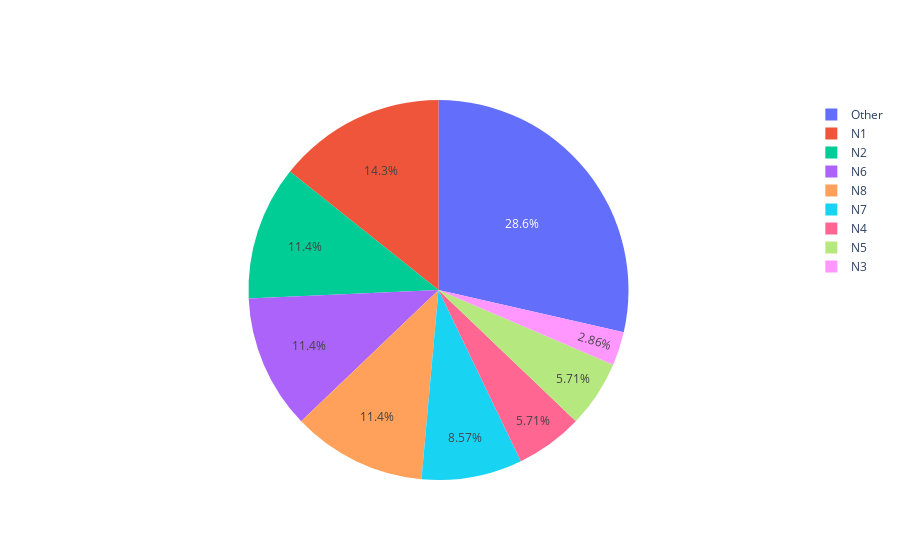

Here is the notebook cell this chart was saved with:
### Code cell
import plotly.graph_objects as go
from IPython.display import display, HTML
import ipywidgets as widgets

# Sample data
data = {'N1': ['link1','link2','link3','link4','link5'],
'N2':  ['link1','link2','link3','link4'],
'N3':  ['link1'],
'N4':  ['link1','link2'],
'N5':  ['link1','link2'],
'N6':  ['link1','link2','link3','link4'],
'N7':  ['link1','link2','link3'],
'N8':  ['link1','link2','link3','link4'],
'Other': ['link1','link2','link3','link4','link5','link6','link7','link8','link9','link10'],
}

# Prepare the data for the pie chart
labels = list(data.keys())
values = [len(links) for links in data.values()]

# Create the pie chart
fig = go.Figure(data=[go.Pie(labels=labels, values=values)])

# Dropdown for selecting the category
dropdown = widgets.Dropdown(options=labels, description="Select:")

# Output widget for displaying links
output = widgets.Output()

# Update function for dropdown
def update_links(change):
    label = change['new']
    links = data[label]
    with output:
        output.clear_output()
        display(HTML('<br>'.join([f'<a href="{link}" target="_blank">{link}</a>' for link in links])))

# Observe dropdown changes
dropdown.observe(update_links, names='value')

# Display widgets
display(dropdown, output)

# Show the pie chart
fig.show()

### Figure 1 — Plotly figure (JSON) as saved in the notebook; plotly's stock layout.template omitted (floating-point values rounded to 4 significant figures)
{"data": [{"labels": ["N1", "N2", "N3", "N4", "N5", "N6", "N7", "N8", "Other"], "type": "pie", "values": [5, 4, 1, 2, 2, 4, 3, 4, 10]}], "layout": {}}
